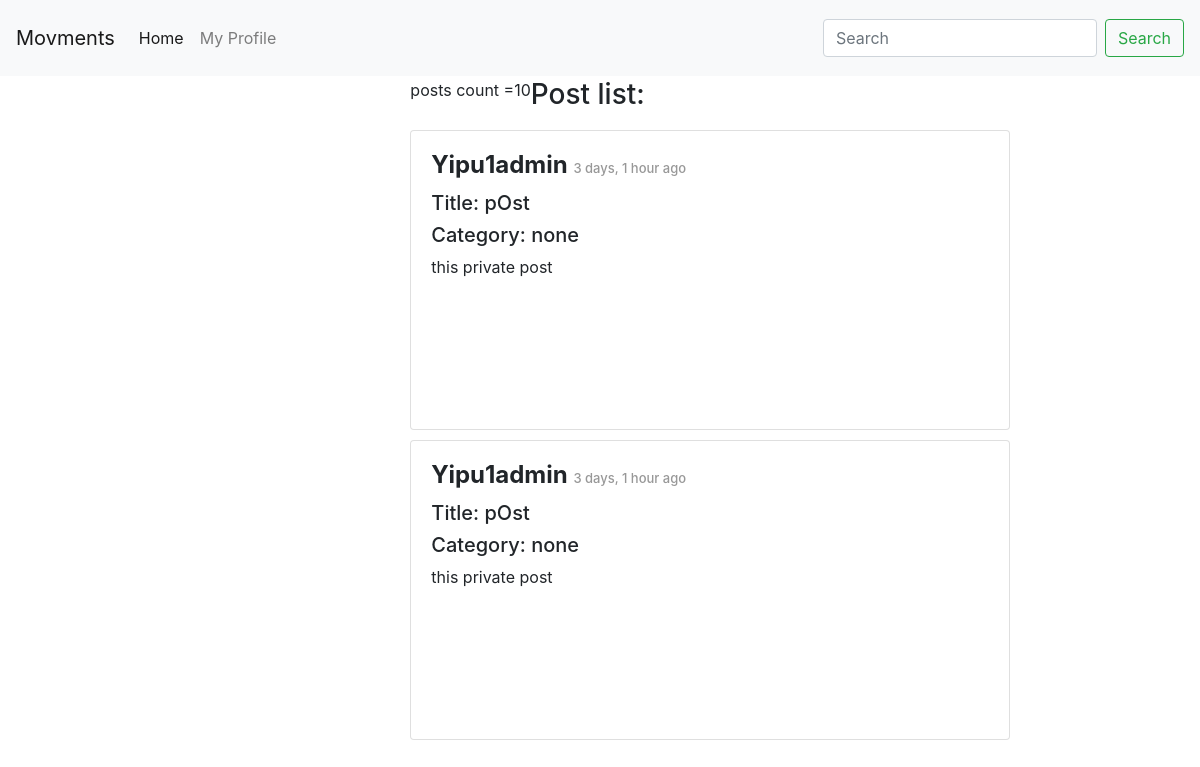
Before: /service/author/2cacb2bef67a4d62899bfd9ed989878d/posts/ with the older database file.
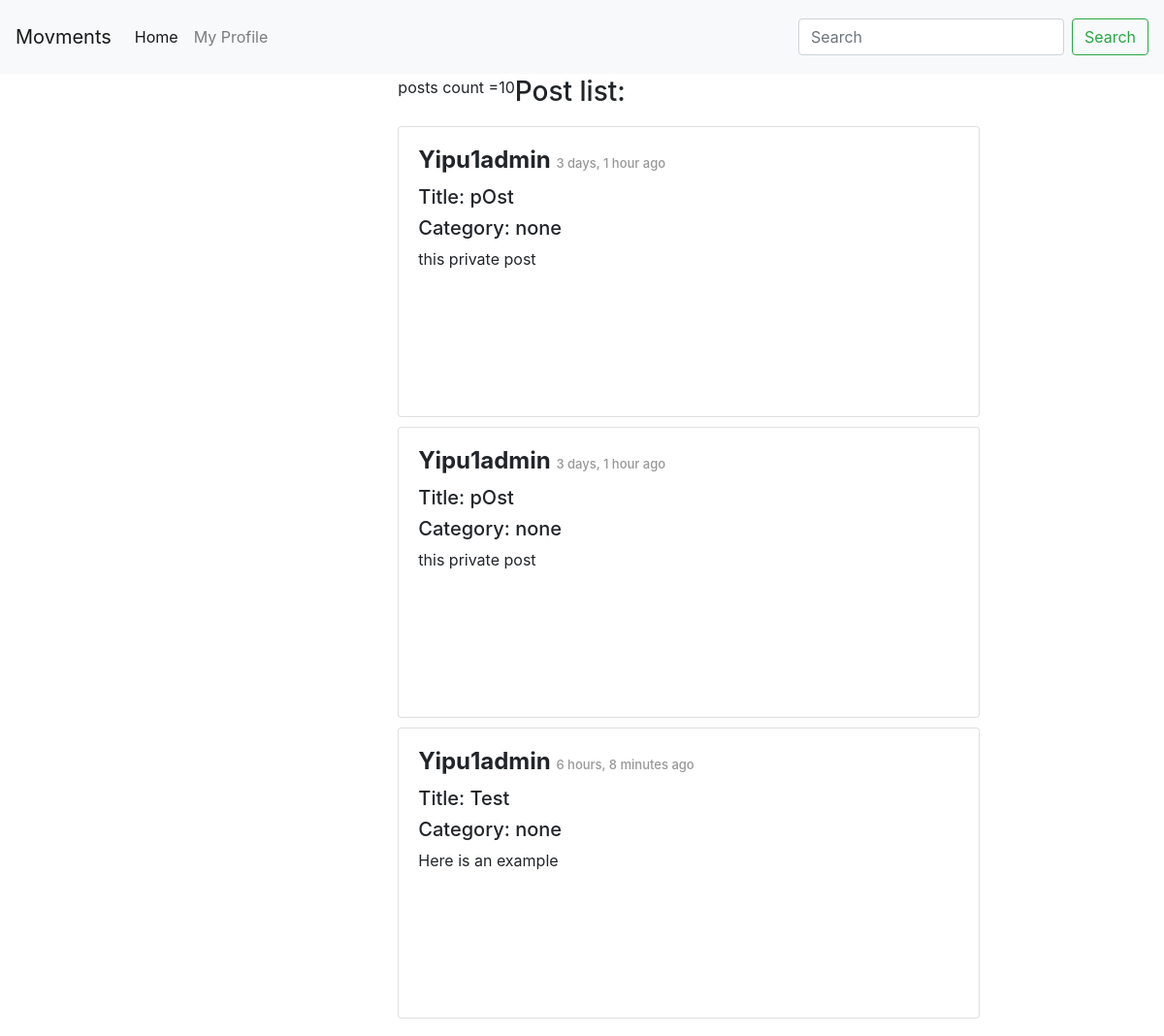
After: the same page with the newer database file.
### posting/models.py (models this page shows)
class Post(models.Model):
    POST_VISIBILITY = (
        ('PUBLIC', 'Public'),
        ('PRIVATE', 'Prviate to self'),
        ('FRIENDS', 'Private to friends'),
        ('FOAF', 'Private to friends of friends'),
        ('SERVERONLY', 'Private to local friends'),
    )
    CONTENT_TYPE = {
        ('text', 'text/plain'),
        ('md', 'text/markdown'),
    }
    id = models.UUIDField(primary_key=True, default=uuid.uuid4, editable=False)
    author = models.ForeignKey(Author, on_delete=models.CASCADE)
    title = models.CharField(max_length=50)
    content_type = models.CharField(max_length=4, default = 'text', choices=CONTENT_TYPE)
    content = models.CharField(max_length=200)
    category = models.CharField(max_length=200)
    pub_date = models.DateTimeField('date posted', auto_now_add=True, blank=True)
    visibility = models.CharField(max_length=10, default = 'PUBL', choices=POST_VISIBILITY)

### accounts/models.py (models this page shows, shortened)
class Author(AbstractBaseUser):
    email=models.EmailField(
        verbose_name='email address',
        max_length=60,
        unique=True,
    )
    uid_str = uuid.uuid4().urn
    uuid_str = uid_str[9:] # str(settings.HOSTNAME)+"/author/"+
    id = models.CharField(primary_key=True, default=uuid_str, editable=False,max_length=100,unique=True)
    displayName = models.CharField(max_length=30)
    host = models.URLField(default=settings.HOSTNAME, max_length=100)
    url = models.URLField(default=uuid_str,max_length=100)
    avatar = models.ImageField(upload_to='avatar/', default = 'avatar/default-avatar.png', blank=True, null=True)
    github = models.URLField(default="", max_length=100, null=True)
    bio = models.CharField(max_length=200, null=True)
    date_joined=models.DateField(verbose_name="date joined", auto_now=True)
    last_login=models.DateField(verbose_name="date joined", auto_now=True)
    is_active=models.BooleanField(default=True)
    is_admin=models.BooleanField(default=False)
    objects = AuthorManager()
    USERNAME_FIELD = 'email'
    REQUIRED_FIELDS = ['displayName', ]

### posting/views.py (the view)
# urls.py: path('author/<str:author_id>/posts/', views.ViewUserPosts, name='view user posts'),
def ViewUserPosts(request, author_id):
    author = User.objects.filter(id=author_id)[0]
    if request.method == 'GET':
        posts = Post.objects.filter(author=author)[:10]
        count = len(posts)
        size = 10
        origin = None
        next = None
        preivous = None
    context = {
        "query": "posts",
        "count": count,
        "size": size,
        "next": next,
        "previous": preivous,
        "posts": posts,
    }
    return render(request, "posting/myPost.html", context)

### posting/templates/posting/myPost.html
{% extends 'posting/home.html' %}
{% block content %}
posts count ={{ size }} <br>
{% if posts %}
<h3>Post list:</h3>
<ul>
    {% for post in posts %}
        {% include 'posting/post-full-view.html' with post=post %}
    {% endfor %}
</ul>
{% endif %}
{% endblock %}

### posting/templates/posting/post-full-view.html (shortened to what this page needs)
<div class="card" style="width: 600px;height:300px">
    <div class="card-body">
        <div class='card-title'>
            <h4 class="post-tile"><b>{{ post.author.displayName }} </b> <span id="timestamp">{{ post.pub_date|timesince }} ago</span></h4>
        </div>
        <div class="card-subtile">
            <h5>Title: {{post.title}}</h5>
            <h5>Category: {{post.category}}</h5>
        </div>
            <div class="card-content">
                <p>{{ post.content }}</p>
            </div>
        </div>
</div>

Changed rows visible on the page:
added Post: author.displayName "Yipu1admin", pub_date "6 hours, 8 minutes", title "Test", category "none", content "Here is an example"
